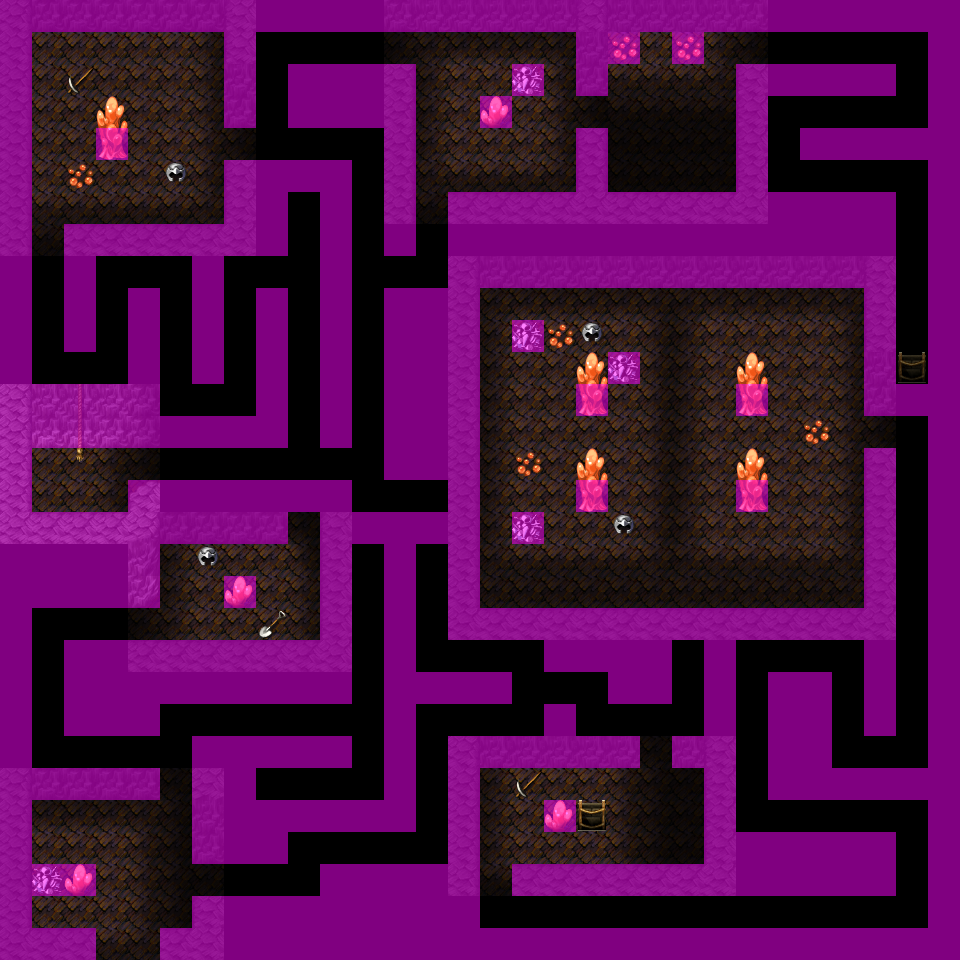

This is a level from a 2D game, rendered from its Tiled map with the project's own tilesets. A one-line summary and the map file follow, with tile-layer data summarised:
An orthogonal 30x30 tile map with 32x32 px tiles, 4 tile layers (Ground, Objects, Above, Walkable), 45 tilesets and 10 objects (6x spawn, 4x mapchange).

<map version="1.0" orientation="orthogonal" width="30" height="30" tilewidth="32" tileheight="32">
 <tileset firstgid="1" name="map_bed_1" tilewidth="32" tileheight="32">
  <image source="../drawable/map_bed_1.png" width="512" height="256" />
 </tileset>
 <tileset firstgid="129" name="map_border_1" tilewidth="32" tileheight="32">
  <image source="../drawable/map_border_1.png" width="512" height="256" />
 </tileset>
 <tileset firstgid="257" name="map_bridge_1" tilewidth="32" tileheight="32">
  <image source="../drawable/map_bridge_1.png" width="512" height="256" />
 </tileset>
 <tileset firstgid="385" name="map_broken_1" tilewidth="32" tileheight="32">
  <image source="../drawable/map_broken_1.png" width="512" height="256" />
 </tileset>
 <tileset firstgid="513" name="map_cavewall_1" tilewidth="32" tileheight="32">
  <image source="../drawable/map_cavewall_1.png" width="576" height="192" />
 </tileset>
 <tileset firstgid="621" name="map_cavewall_2" tilewidth="32" tileheight="32">
  <image source="../drawable/map_cavewall_2.png" width="576" height="192" />
 </tileset>
 <tileset firstgid="729" name="map_cavewall_3" tilewidth="32" tileheight="32">
  <image source="../drawable/map_cavewall_3.png" width="576" height="192" />
 </tileset>
 <tileset firstgid="837" name="map_chair_table_1" tilewidth="32" tileheight="32">
  <image source="../drawable/map_chair_table_1.png" width="512" height="256" />
 </tileset>
 <tileset firstgid="965" name="map_crate_1" tilewidth="32" tileheight="32">
  <image source="../drawable/map_crate_1.png" width="512" height="256" />
 </tileset>
 <tileset firstgid="1093" name="map_cupboard_1" tilewidth="32" tileheight="32">
  <image source="../drawable/map_cupboard_1.png" width="512" height="256" />
 </tileset>
 <tileset firstgid="1221" name="map_curtain_1" tilewidth="32" tileheight="32">
  <image source="../drawable/map_curtain_1.png" width="512" height="256" />
 </tileset>
 <tileset firstgid="1349" name="map_entrance_1" tilewidth="32" tileheight="32">
  <image source="../drawable/map_entrance_1.png" width="512" height="256" />
 </tileset>
 <tileset firstgid="1477" name="map_fence_1" tilewidth="32" tileheight="32">
  <image source="../drawable/map_fence_1.png" width="512" height="256" />
 </tileset>
 <tileset firstgid="1605" name="map_fence_2" tilewidth="32" tileheight="32">
  <image source="../drawable/map_fence_2.png" width="512" height="256" />
 </tileset>
 <tileset firstgid="1733" name="map_ground_1" tilewidth="32" tileheight="32">
  <image source="../drawable/map_ground_1.png" width="512" height="256" />
 </tileset>
 <tileset firstgid="1861" name="map_ground_2" tilewidth="32" tileheight="32">
  <image source="../drawable/map_ground_2.png" width="512" height="256" />
 </tileset>
 <tileset firstgid="1989" name="map_ground_3" tilewidth="32" tileheight="32">
  <image source="../drawable/map_ground_3.png" width="512" height="256" />
 </tileset>
 <tileset firstgid="2117" name="map_ground_4" tilewidth="32" tileheight="32">
  <image source="../drawable/map_ground_4.png" width="512" height="256" />
 </tileset>
 <tileset firstgid="2245" name="map_ground_5" tilewidth="32" tileheight="32">
  <image source="../drawable/map_ground_5.png" width="512" height="256" />
 </tileset>
 <tileset firstgid="2373" name="map_ground_6" tilewidth="32" tileheight="32">
  <image source="../drawable/map_ground_6.png" width="512" height="256" />
 </tileset>
 <tileset firstgid="2501" name="map_ground_7" tilewidth="32" tileheight="32">
  <image source="../drawable/map_ground_7.png" width="512" height="256" />
 </tileset>
 <tileset firstgid="2629" name="map_ground_8" tilewidth="32" tileheight="32">
  <image source="../drawable/map_ground_8.png" width="512" height="256" />
 </tileset>
 <tileset firstgid="2757" name="map_indoor_1" tilewidth="32" tileheight="32">
  <image source="../drawable/map_indoor_1.png" width="512" height="256" />
 </tileset>
 <tileset firstgid="2885" name="map_kitchen_1" tilewidth="32" tileheight="32">
  <image source="../drawable/map_kitchen_1.png" width="512" height="256" />
 </tileset>
 <tileset firstgid="3013" name="map_outdoor_1" tilewidth="32" tileheight="32">
  <image source="../drawable/map_outdoor_1.png" width="512" height="256" />
 </tileset>
 <tileset firstgid="3141" name="map_pillar_1" tilewidth="32" tileheight="32">
  <image source="../drawable/map_pillar_1.png" width="512" height="256" />
 </tileset>
 <tileset firstgid="3269" name="map_plant_1" tilewidth="32" tileheight="32">
  <image source="../drawable/map_plant_1.png" width="512" height="256" />
 </tileset>
 <tileset firstgid="3397" name="map_rock_1" tilewidth="32" tileheight="32">
  <image source="../drawable/map_rock_1.png" width="512" height="256" />
 </tileset>
 <tileset firstgid="3525" name="map_roof_1" tilewidth="32" tileheight="32">
  <image source="../drawable/map_roof_1.png" width="512" height="256" />
 </tileset>
 <tileset firstgid="3653" name="map_roof_2" tilewidth="32" tileheight="32">
  <image source="../drawable/map_roof_2.png" width="512" height="256" />
 </tileset>
 <tileset firstgid="3781" name="map_shop_1" tilewidth="32" tileheight="32">
  <image source="../drawable/map_shop_1.png" width="512" height="256" />
 </tileset>
 <tileset firstgid="3909" name="map_sign_ladder_1" tilewidth="32" tileheight="32">
  <image source="../drawable/map_sign_ladder_1.png" width="512" height="256" />
 </tileset>
 <tileset firstgid="4037" name="map_table_1" tilewidth="32" tileheight="32">
  <image source="../drawable/map_table_1.png" width="512" height="256" />
 </tileset>
 <tileset firstgid="4165" name="map_trail_1" tilewidth="32" tileheight="32">
  <image source="../drawable/map_trail_1.png" width="512" height="256" />
 </tileset>
 <tileset firstgid="4293" name="map_tree_1" tilewidth="32" tileheight="32">
  <image source="../drawable/map_tree_1.png" width="512" height="256" />
 </tileset>
 <tileset firstgid="4421" name="map_wall_1" tilewidth="32" tileheight="32">
  <image source="../drawable/map_wall_1.png" width="512" height="256" />
 </tileset>
 <tileset firstgid="4549" name="map_wall_2" tilewidth="32" tileheight="32">
  <image source="../drawable/map_wall_2.png" width="480" height="256" />
 </tileset>
 <tileset firstgid="4669" name="map_wall_3" tilewidth="32" tileheight="32">
  <image source="../drawable/map_wall_3.png" width="480" height="256" />
 </tileset>
 <tileset firstgid="4789" name="map_window_1" tilewidth="32" tileheight="32">
  <image source="../drawable/map_window_1.png" width="512" height="256" />
 </tileset>
 <tileset firstgid="4917" name="map_window_2" tilewidth="32" tileheight="32">
  <image source="../drawable/map_window_2.png" width="512" height="256" />
 </tileset>
 <tileset firstgid="5045" name="map_transition_1" tilewidth="32" tileheight="32">
  <image source="../drawable/map_transition_1.png" width="512" height="256" />
 </tileset>
 <tileset firstgid="5173" name="map_transition_2" tilewidth="32" tileheight="32">
  <image source="../drawable/map_transition_2.png" width="512" height="256" />
 </tileset>
 <tileset firstgid="5301" name="map_transition_3" tilewidth="32" tileheight="32">
  <image source="../drawable/map_transition_3.png" width="512" height="256" />
 </tileset>
 <tileset firstgid="5429" name="map_transition_4" tilewidth="32" tileheight="32">
  <image source="../drawable/map_transition_4.png" width="512" height="256" />
 </tileset>
 <tileset firstgid="5557" name="map_transition_5" tilewidth="32" tileheight="32">
  <image source="../drawable/map_transition_5.png" width="512" height="256" />
 </tileset>
 <layer name="Ground" width="30" height="30">
  <data>[900 cells, 900 non-empty, 12 distinct tile ids]</data>
 </layer>
 <layer name="Objects" width="30" height="30">
  <data>[900 cells, 350 non-empty, 22 distinct tile ids]</data>
 </layer>
 <layer name="Above" width="30" height="30">
  <data>[900 cells, 667 non-empty, 9 distinct tile ids]</data>
 </layer>
 <layer name="Walkable" width="30" height="30">
  <data>[900 cells, 448 non-empty, 1 distinct tile ids]</data>
 </layer>
 <objectgroup name="Mapevents" width="0" height="0">
  <object name="west" type="mapchange" x="64" y="448" width="32" height="32">
   <properties>
    <property name="map" value="blackwater_mountain6" />
    <property name="place" value="north" />
   </properties>
  </object>
  <object name="south" type="mapchange" x="576" y="800" width="32" height="32">
   <properties>
    <property name="map" value="blackwater_mountain8" />
    <property name="place" value="south" />
   </properties>
  </object>
  <object name="east" type="mapchange" x="896" y="352" width="32" height="32">
   <properties>
    <property name="map" value="blackwater_mountain8" />
    <property name="place" value="north" />
   </properties>
  </object>
  <object name="south2" type="mapchange" x="96" y="928" width="64" height="32">
   <properties>
    <property name="map" value="blackwater_mountain7a" />
    <property name="place" value="north" />
   </properties>
  </object>
 </objectgroup>
 <objectgroup name="Spawn" width="0" height="0">
  <object name="gornaud_1" type="spawn" x="32" y="64" width="192" height="160" />
  <object name="gornaud_1" type="spawn" x="416" y="64" width="160" height="128" />
  <object name="gornaud_1" type="spawn" x="480" y="352" width="160" height="160" />
  <object name="gornaud_1" type="spawn" x="704" y="352" width="160" height="160" />
  <object name="gornaud_1" type="spawn" x="160" y="512" width="160" height="128" />
  <object name="gornaud_1" type="spawn" x="32" y="768" width="160" height="128" />
 </objectgroup>
 <objectgroup name="Keys" width="0" height="0" visible="0" />
</map>
